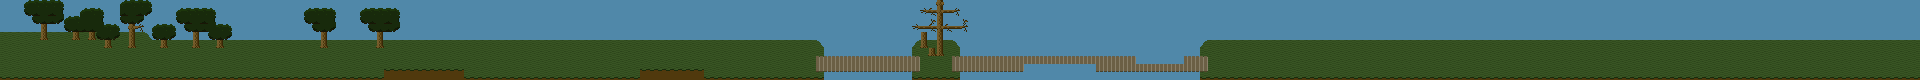

The image is a tile-based game level rendered from a .tmx file. Its description and source (layers, tilesets, objects; grid data summarised) follow:
An orthogonal 240x10 tile map with 8x8 px tiles, 3 tile layers (background, midground, foreground) and 7 objects.

<map version="1.8" tiledversion="1.8.0" orientation="orthogonal" renderorder="right-down" width="240" height="10" tilewidth="8" tileheight="8" infinite="0" nextlayerid="5" nextobjectid="9">
 <tileset firstgid="1" source="Tileset2.tsx" />
 <layer id="1" name="background" width="240" height="10">
  <data>[2400 cells, 2400 non-empty, 4 distinct tile ids]</data>
 </layer>
 <layer id="2" name="midground" width="240" height="10">
  <data>[2400 cells, 213 non-empty, 21 distinct tile ids]</data>
 </layer>
 <layer id="3" name="foreground" width="240" height="10">
  <data>[2400 cells, 0 non-empty, 0 distinct tile ids]</data>
 </layer>
 <objectgroup id="4" name="things">
  <object id="2" gid="97" x="0" y="56" width="8" height="8" />
  <object id="3" gid="97" x="0" y="64" width="8" height="8" />
  <object id="4" gid="97" x="0" y="72.3636" width="8" height="8" />
  <object id="5" gid="98" x="376.182" y="72" width="8" height="8" />
  <object id="6" gid="97" x="464.182" y="72" width="8" height="8" />
  <object id="7" gid="97" x="704" y="72.1818" width="8" height="8" />
  <object id="8" gid="98" x="632" y="72" width="8" height="8" />
 </objectgroup>
</map>
